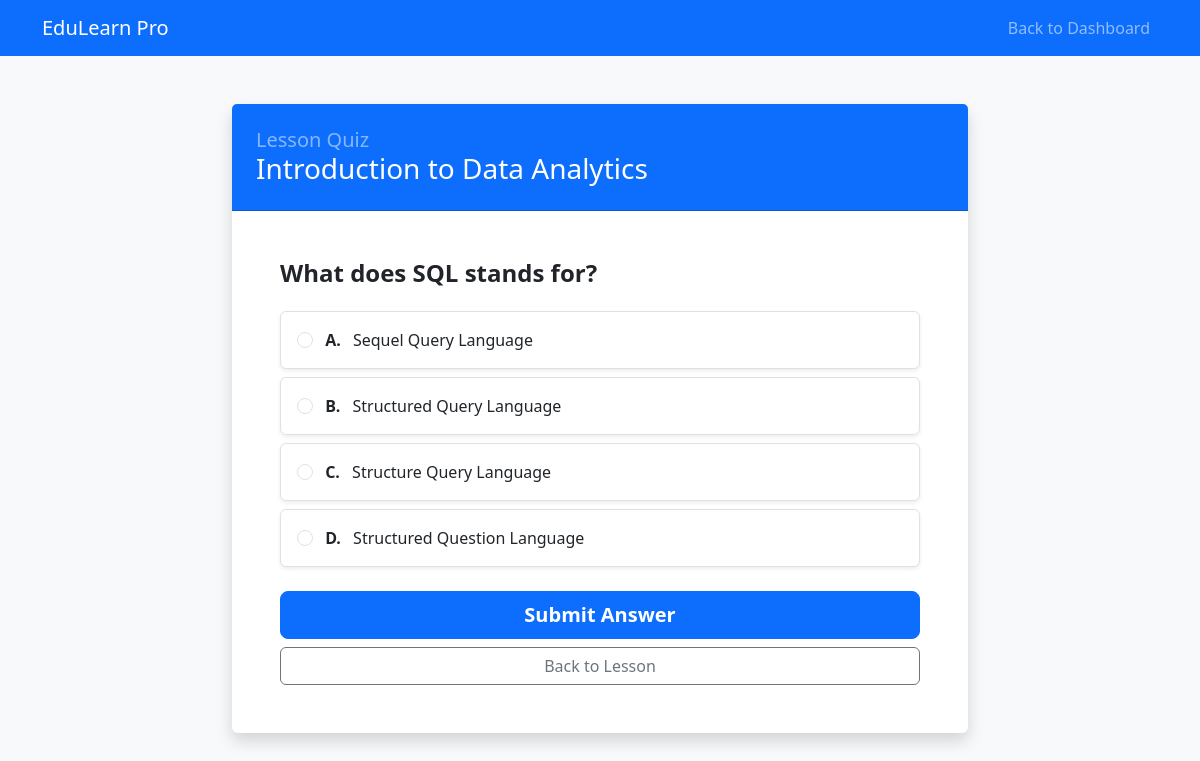
Screenshot of /take_quiz/4 (signed in) with the database file from the repository.
### tables this page shows
CREATE TABLE lessons (
    id INTEGER PRIMARY KEY AUTOINCREMENT,
    course_id INTEGER,
    title TEXT NOT NULL,
    content TEXT,
    video_url TEXT,
    lesson_order INTEGER,
    FOREIGN KEY (course_id) REFERENCES courses (id)
);

CREATE TABLE quizzes (
                id INTEGER PRIMARY KEY AUTOINCREMENT,
                lesson_id INTEGER NOT NULL,
                question TEXT NOT NULL,
                option_a TEXT NOT NULL,
                option_b TEXT NOT NULL,
                option_c TEXT NOT NULL,
                option_d TEXT NOT NULL,
                correct_option TEXT NOT NULL, 
                FOREIGN KEY (lesson_id) REFERENCES lessons (id) ON DELETE CASCADE
            );

### app.py (the view, shortened to what this page needs)
@app.route('/take_quiz/<int:lesson_id>', methods=['GET', 'POST'])
def take_quiz(lesson_id):
    if 'user_id' not in session or session.get('role') != 'student':
        flash('Only students can take quizzes.', 'danger')
        return redirect(url_for('dashboard'))
    conn = get_db_connection()
    lesson = conn.execute('SELECT * FROM lessons WHERE id = ?', (lesson_id,)).fetchone()
    quiz = conn.execute('SELECT * FROM quizzes WHERE lesson_id = ?', (lesson_id,)).fetchone()
    if not quiz:
        flash('No quiz available for this lesson yet!', 'info')
        conn.close()
        return redirect(url_for('course_details', course_id=lesson['course_id']))
    conn.close()
    return render_template('take_quiz.html', lesson=lesson, quiz=quiz)

### app.py (called while the page is built)
def get_db_connection():
    conn = sqlite3.connect('database.db')
    conn.row_factory = sqlite3.Row
    return conn

### templates/take_quiz.html (shortened to what this page needs)
<!DOCTYPE html>
<html lang="en">
<head>
    <link href="https://cdn.jsdelivr.net/npm/bootstrap@5.3.0/dist/css/bootstrap.min.css" rel="stylesheet">
</head>
<body class="bg-light">
    <nav class="navbar navbar-expand-lg navbar-dark bg-primary">
        <div class="container">
            <a class="navbar-brand" href="/">EduLearn Pro</a>
            <div class="navbar-nav ms-auto">
                <a href="/dashboard" class="nav-link">Back to Dashboard</a>
            </div>
        </div>
    </nav>
    <div class="container mt-5">
        <div class="row justify-content-center">
            <div class="col-md-8">
                <div class="card shadow border-0">
                    <div class="card-header bg-primary text-white p-4">
                        <h5 class="mb-0 text-white-50">Lesson Quiz</h5>
                        <h3 class="mb-0">{{ lesson['title'] }}</h3>
                    </div>
                    <div class="card-body p-5">
                        <h4 class="mb-4 text-dark fw-bold">{{ quiz['question'] }}</h4>
                        <form action="{{ url_for('take_quiz', lesson_id=lesson['id']) }}" method="POST">
                            <div class="list-group mb-4">
                                <label class="list-group-item p-3 shadow-sm mb-2 rounded border">
                                    <input class="form-check-input me-2" type="radio" name="answer" value="A" required>
                                    <span class="fw-bold me-2">A.</span> {{ quiz['option_a'] }}
                                </label>
                                <label class="list-group-item p-3 shadow-sm mb-2 rounded border">
                                    <input class="form-check-input me-2" type="radio" name="answer" value="B" required>
                                    <span class="fw-bold me-2">B.</span> {{ quiz['option_b'] }}
                                </label>
                                <label class="list-group-item p-3 shadow-sm mb-2 rounded border">
                                    <input class="form-check-input me-2" type="radio" name="answer" value="C" required>
                                    <span class="fw-bold me-2">C.</span> {{ quiz['option_c'] }}
                                </label>
                                <label class="list-group-item p-3 shadow-sm rounded border">
                                    <input class="form-check-input me-2" type="radio" name="answer" value="D" required>
                                    <span class="fw-bold me-2">D.</span> {{ quiz['option_d'] }}
                                </label>
                            </div>
                            <button type="submit" class="btn btn-primary btn-lg w-100 fw-bold">Submit Answer</button>
                            <a href="{{ url_for('course_details', course_id=lesson['course_id']) }}" class="btn btn-outline-secondary w-100 mt-2">Back to Lesson</a>
                        </form>
                    </div>
                </div>
            </div>
        </div>
    </div>
</body>
</html>

### rows the page displays
lessons: title "Introduction to Data Analytics"
quizzes: question "What does SQL stands for?", option_a "Sequel Query Language", option_b "Structured Query Language", option_c "Structure Query Language", option_d "Structured Question Language"
